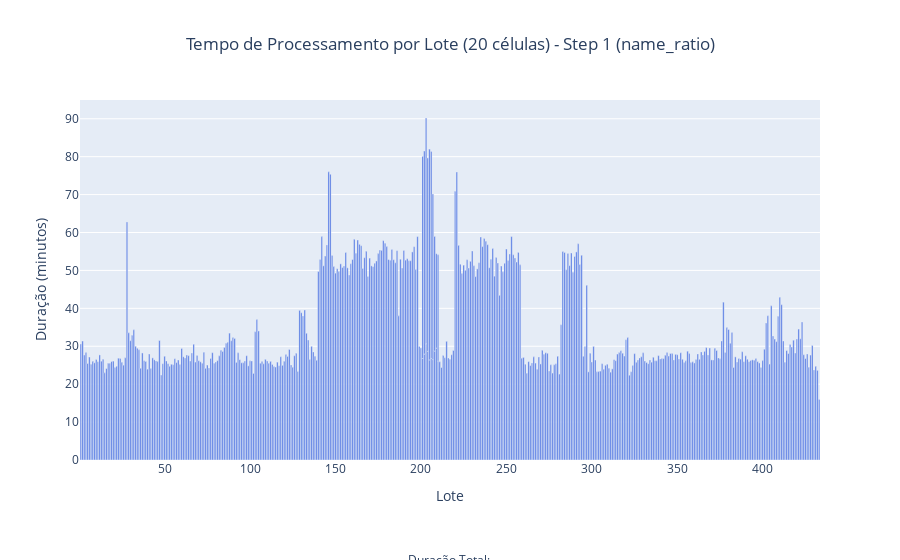

The cell this chart's notebook holds for it:
### Code cell
# Gráfico de barras para visualizar os tempos de processamento
fig = px.bar(
    df_tempos,
    x='Lote',
    y='Total (min)',
    hover_data={
        'Minutos': ':.1f',
        'Segundos': ':.1f',
        'Total (h)': ':.3f'
    },
    labels={'Total (min)': 'Duração (minutos)'},
    title='Tempo de Processamento por Lote (20 células) - Step 1 (name_ratio)',
)

# Cálculo do tempo total consolidado de todos os lotes
total_horas = df_tempos['Total (h)'].sum()
total_dias = df_tempos['Total (dias)'].sum()

# Adiciona anotação com a duração total
fig.add_annotation(
    xref="paper", 
    yref="paper",
    x=0.5, 
    y=-0.35,  # Ajuste a posição vertical aqui
    text=f"Duração Total: <br>({total_horas:.2f} horas / {total_dias:.2f} dias)",
    showarrow=False,
    font=dict(size=12),
    align="center"
)

# Ajustes estéticos
fig.update_traces(marker_color='royalblue')
fig.update_layout(
    title_x=0.5,
    xaxis_title='Lote',
    yaxis_title='Duração (minutos)',
    hoverlabel=dict(bgcolor="white", font_size=13),
    margin=dict(b=100)  # Aumenta a margem inferior para caber a anotação
)

# Salva o gráfico em formato HTML
fig.write_html("step1_tempo_processamento.html")

fig.show()

### Figure 1 — Plotly figure (JSON) as saved in the notebook; plotly's stock layout.template omitted (floating-point values rounded to 4 significant figures; data arrays with more than 128 entries replaced by an {"elided": "..."} marker saying what was removed)
{"data": [{"customdata": {"elided": "443x3 float values"}, "hovertemplate": "Lote=%{x}<br>Duração (minutos)=%{y}<br>Minutos=%{customdata[0]:.1f}<br>Segundos=%{customdata[1]:.1f}<br>Total (h)=%{customdata[2]:.3f}<extra></extra>", "legendgroup": "", "marker": {"color": "royalblue", "pattern": {"shape": ""}}, "name": "", "orientation": "v", "showlegend": false, "textposition": "auto", "type": "bar", "x": {"elided": "443 int values"}, "xaxis": "x", "y": {"elided": "443 float values"}, "yaxis": "y"}], "layout": {"annotations": [{"align": "center", "font": {"size": 12}, "showarrow": false, "text": "Duração Total: <br>(255.97 horas / 10.67 dias)", "x": 0.5, "xref": "paper", "y": -0.35, "yref": "paper"}], "barmode": "relative", "hoverlabel": {"bgcolor": "white", "font": {"size": 13}}, "legend": {"tracegroupgap": 0}, "margin": {"b": 100}, "title": {"text": "Tempo de Processamento por Lote (20 células) - Step 1 (name_ratio)", "x": 0.5}, "xaxis": {"anchor": "y", "domain": [0, 1], "title": {"text": "Lote"}}, "yaxis": {"anchor": "x", "domain": [0, 1], "title": {"text": "Duração (minutos)"}}}}
